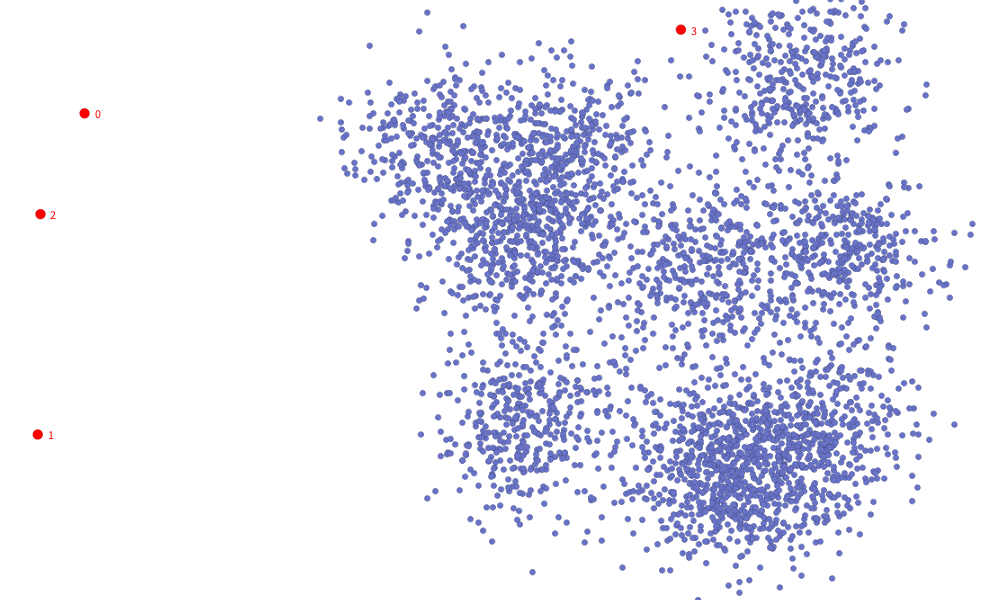
Frame 1 (no input)
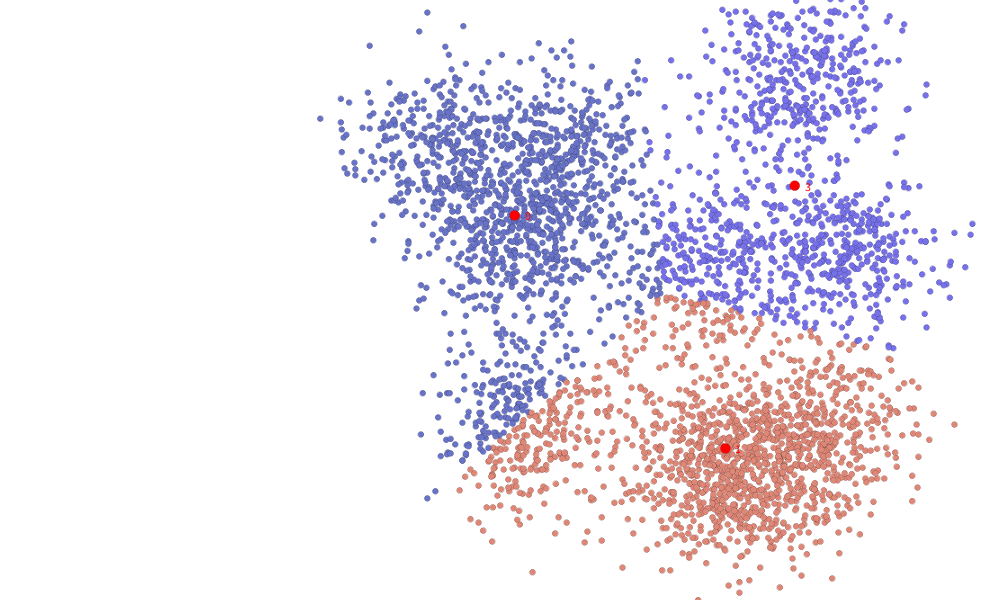
Frame 60 (the mouse pressed at the canvas centre just before this capture)
Frame 120 (the mouse held since frame 60 and released just before this capture): identical to frame 60, image omitted

The Processing sketch that drew these frames (run headless with seeded random() and noise(); from frame 60 on, the mouse is pressed at the canvas centre):

// Processing sketch: processing_143897
// ── processing_143897.pde

/*
*** K-Means Algorithm ***

Parameters:
max_width and max_height: best set in same relation as window-size
number of probes (samples)
distribution of probes: in clusters or randomly
number of clusters
number of ks: under "setting up the Ks"

Change max_width and max_height as needed. Best to keep in the same relation as the window-size.
Count of probes (samples) set in setup()
Probes can be distributed as clusters (number of clusters can be changes) or randomly.
The number of ks can also be modifyed:
*/

PVector[] v;
PVector[] k; 
color[] k_col;

float scale = 1;
float max_width = 1000, max_height = 600;

void setup() {
  v = new PVector[4000]; // Count of probes
  //create_probes_random();
  create_probes_clustered(10);

  // Setting up the Ks
  k = new PVector[4];
  k_col = new color[k.length];
  for (int i = 0; i < k.length; i++) {
    // Defining positions for Ks
    k[i] = new PVector((int)random(max_width), (int)random(max_height));
    // Defining colors for Ks
    k_col[i] = color((int)random(100, 255), (int)random(100, 255), (int)random(100, 255));
  }


  // Defining the scaling
  max_width = 0;
  max_height = 0;
  for (int i = 0; i < v.length; i++) {
    max_width = v[i].x > max_width ? v[i].x : max_width;
    max_height = v[i].y > max_height ? v[i].y : max_height;
  }

  size(1000, 600);  
  max_width = width / max_width;
  max_height = height / max_height;
  scale = (max_width <= max_height ? max_width : max_height);  

  frameRate(5);
}

void create_probes_random() {
  // Setting up the Points
  for (int i = 0; i < v.length; i++) {
    int x = (int)random(1, max_width-1);
    int y = (int)random(1, max_height-1);
    v[i] = new PVector(x, y, 0);
  }
}

void create_probes_clustered(int cluster_count) {
  int ratio = ceil(v.length / cluster_count);
  System.out.println("[ratio | " + ratio + "]");
  int total_count = 0;
  for (int i = 0; i < cluster_count; i++) {
    int deviation_x = round(max_width/20);
    int deviation_y = round(max_width/20);
    int center_x = (int)random(deviation_x, max_width - deviation_x);
    int center_y = (int)random(deviation_y, max_height - deviation_y);
    for (int j = 0; j < ratio; j++) {
      int x = (int)(center_x + randomGaussian()*deviation_x);
      int y = (int)(center_y + randomGaussian()*deviation_y);
      v[total_count] = new PVector(x, y, 0);
      total_count++;
    }
  }
  for (total_count=total_count; total_count < v.length; total_count++) {
    int x = (int)random(1, max_width-1);
    int y = (int)random(1, max_height-1);
    v[total_count] = new PVector(x, y, 0);
  }
}
void adapt_classes() {
  for (int j = 0; j < v.length; j++) {
    for (int i = 0; i < k.length; i++) {
      int current_class = (int)v[j].z;
      if (current_class != i) {
        // System.out.print("\n[point | " + j + "] \n [activated on class | " + i + "] ");
        v[j].z = distance(v[j], k[i]) < distance(v[j], k[current_class]) ? i : current_class;
        // System.out.print("\n [moved | " + current_class + " -> " +  (int)v[j].z + "] ");
      }
    }
  }
}

float distance(PVector v1, PVector v2) {
  float zaehler = v1.x - v2.x;
  float nenner = v1.y - v2.y;
  float distance = sqrt(zaehler * zaehler + nenner * nenner);

  distance = distance < 0 ? -distance : distance;  
  // System.out.print("\n [distance | " + zaehler + " / " + nenner + " = " + distance + "] ");
  return distance;
}


void modify_k() {
  // System.out.print("\nModifying Ks");
  for (int i = 0; i < k.length; i++) {
    k[i].x = 0;
    k[i].y = 0;
    k[i].z = 0;
  }

  for (int i = 0; i < v.length; i++) {
    int current_class = (int)v[i].z;
    k[current_class].x += v[i].x;
    k[current_class].y += v[i].y;
    k[current_class].z ++;
  }

  for (int i = 0; i < k.length; i++) {
    k[i].x = k[i].x / k[i].z;
    k[i].y = k[i].y / k[i].z;
    // System.out.print("\n [" + k[i].x + " | " + k[i].y + " | " + k[i].z + "] ");
    k[i].z = 0;
  }
}

void draw() {
  // System.out.println("\n// // // Drawing");

  fill(0);
  background(255);
  strokeWeight(0);

  // Drawing 
  
  // Points
  // System.out.print("\nClasses of Points:   ");
  for (int i = 0; i < v.length; i++) {
    int current_class = floor(v[i].z);
    // System.out.print("[" + i + " | " + current_class +  "] ");
    fill(k_col[current_class]);
    ellipse(v[i].x*scale, v[i].y*scale, 6, 6);
  }
  // System.out.print("\n");
  
  // K's
  fill(color(255, 0, 0));
  for (int i = 0; i < k.length; i++) {
    ellipse(k[i].x*scale, k[i].y*scale, 10, 10);
    text(i, k[i].x*scale+10, k[i].y*scale+5);
  }
  adapt_classes();
  modify_k();
}
